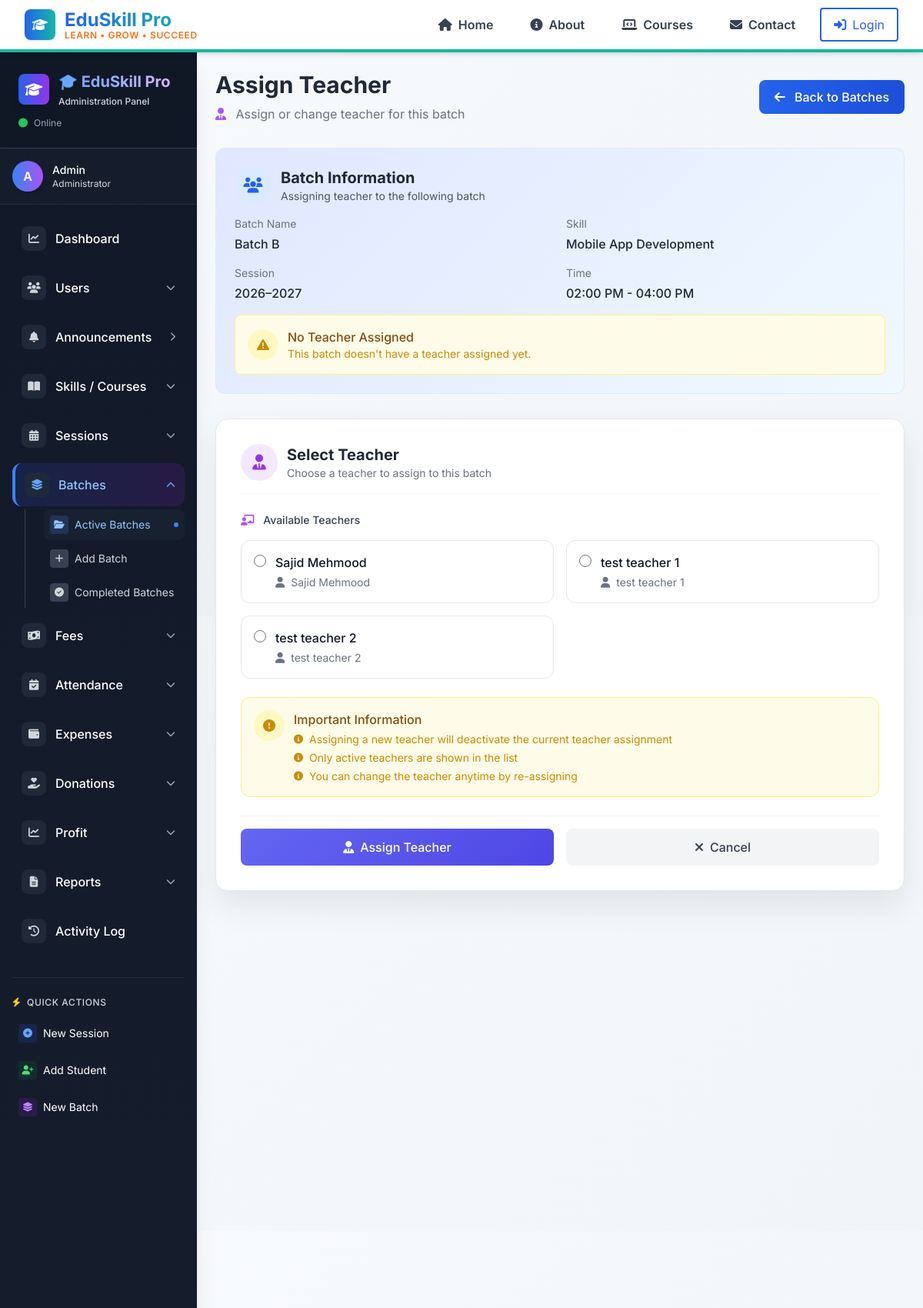
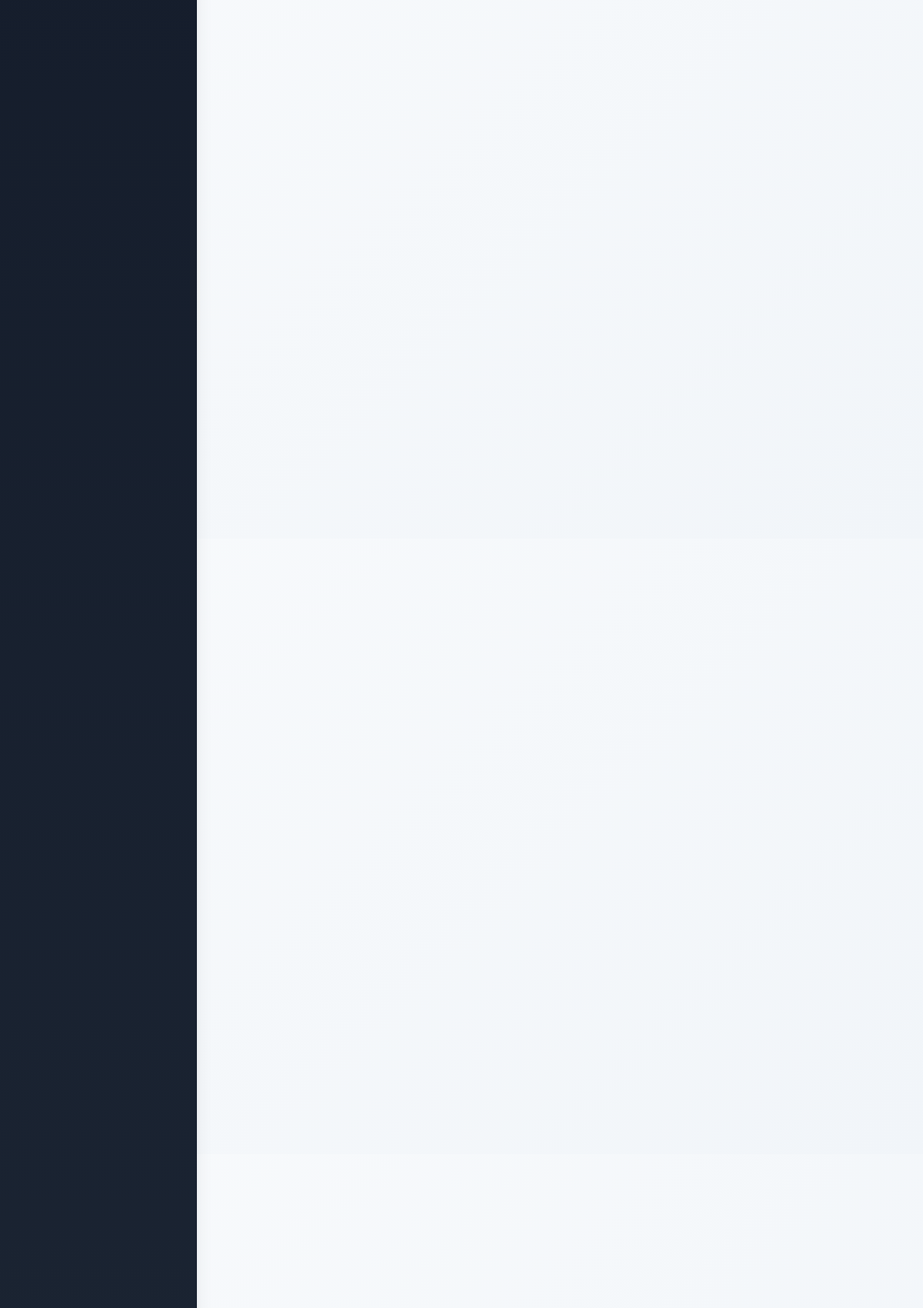
The app's page /admin/batches/assign_teacher.php?batch_id=20 (upper part) with its own data (2 pictures, top to bottom).
### tables this page shows
CREATE TABLE `batches` (
  `id` int(11) NOT NULL,
  `skill_id` int(11) DEFAULT NULL,
  `session_id` int(11) DEFAULT NULL,
  `batch_name` varchar(255) DEFAULT NULL,
  `start_time` time DEFAULT NULL,
  `end_time` time DEFAULT NULL,
  `max_students` int(11) DEFAULT NULL,
  `status` varchar(50) DEFAULT NULL,
  `created_at` timestamp NOT NULL DEFAULT current_timestamp(),
  `updated_at` timestamp NOT NULL DEFAULT current_timestamp() ON UPDATE current_timestamp()
);

CREATE TABLE `skills` (
  `id` int(11) NOT NULL,
  `skill_name` varchar(255) DEFAULT NULL,
  `duration_months` int(11) DEFAULT NULL,
  `level` varchar(50) DEFAULT NULL,
  `description` text DEFAULT NULL,
  `has_syllabus` tinyint(1) DEFAULT NULL,
  `has_practice` tinyint(1) DEFAULT NULL,
  `status` varchar(50) DEFAULT NULL,
  `created_at` datetime DEFAULT NULL,
  `updated_at` datetime DEFAULT NULL
);

CREATE TABLE `sessions` (
  `id` int(11) NOT NULL,
  `session_name` varchar(255) DEFAULT NULL,
  `status` varchar(50) DEFAULT NULL,
  `created_at` datetime DEFAULT NULL,
  `updated_at` datetime DEFAULT NULL
);

CREATE TABLE `teachers` (
  `id` int(11) NOT NULL,
  `user_id` int(11) DEFAULT NULL,
  `teacher_code` varchar(50) DEFAULT NULL,
  `name` varchar(255) DEFAULT NULL,
  `gender` varchar(20) DEFAULT NULL,
  `qualification` varchar(255) DEFAULT NULL,
  `experience_years` int(11) DEFAULT NULL,
  `phone` varchar(50) DEFAULT NULL,
  `status` varchar(50) DEFAULT NULL,
  `created_at` datetime DEFAULT NULL,
  `updated_at` datetime DEFAULT NULL
);

### admin/batches/assign_teacher.php (the view, shortened to what this page needs)
<?php
require_once __DIR__ . '/../../config/db.php';
$batch_id = intval($_GET['batch_id']);
$batch_q = mysqli_query($conn, "
    SELECT b.*, s.skill_name, se.session_name
    FROM batches b
    JOIN skills s ON b.skill_id = s.id
    JOIN sessions se ON b.session_id = se.id
    WHERE b.id = $batch_id
");
$batch = mysqli_fetch_assoc($batch_q);
$teachers = mysqli_query($conn, "
    SELECT id, name
    FROM teachers
    WHERE status = 'active'
    ORDER BY name
");
$current_teacher_q = mysqli_query($conn, "
    SELECT t.id, t.name
    FROM batch_teachers bt
    JOIN teachers t ON bt.teacher_id = t.id
    WHERE bt.batch_id = $batch_id AND bt.status = 'active'
");
$current_teacher = mysqli_fetch_assoc($current_teacher_q);
?>
<!DOCTYPE html>
<html lang="en">
<head>
    <script src="https://cdn.tailwindcss.com"></script>
    <link rel="stylesheet" href="https://cdnjs.cloudflare.com/ajax/libs/font-awesome/6.5.0/css/all.min.css">
</head>
<body class="min-h-screen">
    <?php include __DIR__ . '/../../includes/navbar.php'; ?>
    <div class="flex min-h-screen">
        <?php include __DIR__ . '/../includes/sidebar.php'; ?>
        <main class="flex-1 p-6">
            <div class="flex justify-between items-center mb-8">
                <div>
                    <h1 class="text-3xl font-bold text-gray-800">Assign Teacher</h1>
                    <p class="text-gray-500 mt-2">
                        <i class="fas fa-user-tie text-purple-500 mr-2"></i>
                        Assign or change teacher for this batch
                    </p>
                </div>
                <div>
                    <a href="batches.php"
                        class="bg-gradient-to-r from-blue-600 to-blue-700 text-white px-5 py-3 rounded-lg font-medium hover:shadow-lg transition-all duration-300">
                        <i class="fas fa-arrow-left mr-2"></i> Back to Batches
                    </a>
                </div>
            </div>
            <div class="max-w-4xl mx-auto mb-8">
                <div class="batch-info-card p-6">
                    <div class="flex items-center gap-3 mb-4">
                        <div class="w-12 h-12 bg-blue-100 rounded-full flex items-center justify-center">
                            <i class="fas fa-users text-blue-600 text-xl"></i>
                        </div>
                        <div>
                            <h2 class="text-xl font-bold text-gray-800">Batch Information</h2>
                            <p class="text-sm text-gray-600">Assigning teacher to the following batch</p>
                        </div>
                    </div>
                    <div class="grid grid-cols-1 md:grid-cols-2 gap-4">
                        <div>
                            <p class="text-sm text-gray-500 mb-1">Batch Name</p>
                            <p class="font-medium text-gray-800"><?= htmlspecialchars($batch['batch_name']) ?></p>
                        </div>
                        <div>
                            <p class="text-sm text-gray-500 mb-1">Skill</p>
                            <p class="font-medium text-gray-800"><?= htmlspecialchars($batch['skill_name']) ?></p>
                        </div>
                        <div>
                            <p class="text-sm text-gray-500 mb-1">Session</p>
                            <p class="font-medium text-gray-800"><?= htmlspecialchars($batch['session_name']) ?></p>
                        </div>
                        <div>
                            <p class="text-sm text-gray-500 mb-1">Time</p>
                            <p class="font-medium text-gray-800">
                                <?= date('h:i A', strtotime($batch['start_time'])) ?> - <?= date('h:i A', strtotime($batch['end_time'])) ?>
                            </p>
                        </div>
                    </div>
                    <?php if ($current_teacher): ?>
                        <div class="mt-4 p-4 bg-green-50 border border-green-200 rounded-lg">
                            <div class="flex items-center justify-between">
                                <div>
                                    <h4 class="font-medium text-green-800 mb-1">Currently Assigned Teacher</h4>
                                    <p class="text-green-600">
                                        <i class="fas fa-chalkboard-teacher mr-2"></i>
                                        <?= htmlspecialchars($current_teacher['name']) ?>
                                    </p>
                                    <?php if (!empty($current_teacher['name'])): ?>
                                        <p class="text-sm text-green-500 mt-1">
                                            <i class="fas fa-user mr-2"></i>
                                            <?= htmlspecialchars($current_teacher['name']) ?>
                                        </p>
                                    <?php endif; ?>
                                </div>
                                <div class="text-xs bg-green-100 text-green-800 px-3 py-1 rounded-full">
                                    Currently Assigned
                                </div>
                            </div>
                        </div>
                    <?php else: ?>
                        <div class="mt-4 p-4 bg-yellow-50 border border-yellow-200 rounded-lg">
                            <div class="flex items-center gap-3">
                                <div class="w-10 h-10 bg-yellow-100 rounded-full flex items-center justify-center">
                                    <i class="fas fa-exclamation-triangle text-yellow-600"></i>
                                </div>
                                <div>
                                    <h4 class="font-medium text-yellow-800">No Teacher Assigned</h4>
                                    <p class="text-sm text-yellow-600">This batch doesn't have a teacher assigned yet.</p>
                                </div>
                            </div>
                        </div>
                    <?php endif; ?>
                </div>
            </div>
            <div class="max-w-4xl mx-auto">
                <div class="form-card p-8">
                    <div class="flex items-center gap-3 mb-6 pb-4 border-b border-gray-100">
                        <div class="w-12 h-12 bg-purple-100 rounded-full flex items-center justify-center">
                            <i class="fas fa-user-tie text-purple-600 text-xl"></i>
                        </div>
                        <div>
                            <h2 class="text-xl font-bold text-gray-800">Select Teacher</h2>
                            <p class="text-sm text-gray-500">Choose a teacher to assign to this batch</p>
                        </div>
                    </div>
                    <form method="POST" class="space-y-6">
                        <div class="space-y-2">
                            <label class="block text-sm font-medium text-gray-700 mb-4">
                                <i class="fas fa-chalkboard-teacher text-purple-500 mr-2"></i>
                                Available Teachers
                            </label>
                            <div class="grid grid-cols-1 md:grid-cols-2 gap-4 mb-6">
                                <?php while ($t = mysqli_fetch_assoc($teachers)): ?>
                                    <label class="teacher-card p-4 cursor-pointer hover:border-purple-300">
                                        <div class="flex items-start gap-3">
                                            <div class="flex-shrink-0">
                                                <input type="radio"
                                                    name="teacher_id"
                                                    value="<?= $t['id'] ?>"
                                                    class="h-4 w-4 text-purple-600 border-gray-300 focus:ring-purple-500"
                                                    <?= $current_teacher && $current_teacher['name'] == $t['name'] ? 'checked' : '' ?>
                                                    required>
                                            </div>
                                            <div class="flex-1">
                                                <div class="flex justify-between items-start">
                                                    <h4 class="font-medium text-gray-900"><?= htmlspecialchars($t['name']) ?></h4>
                                                </div>
                                                <p class="text-sm text-gray-500 mt-1">
                                                    <i class="fas fa-user mr-1"></i>
                                                    <?= htmlspecialchars($t['name']) ?>
                                                </p>
                                            </div>
                                        </div>
                                    </label>
                                <?php endwhile; ?>
                            </div>
                        </div>
                        <div class="bg-yellow-50 border border-yellow-200 rounded-xl p-4">
                            <div class="flex items-start gap-3">
                                <div class="w-10 h-10 bg-yellow-100 rounded-full flex items-center justify-center flex-shrink-0">
                                    <i class="fas fa-exclamation-circle text-yellow-600"></i>
                                </div>
                                <div>
                                    <h4 class="font-medium text-yellow-800 mb-1">Important Information</h4>
                                    <ul class="text-sm text-yellow-600 space-y-1">
                                        <li class="flex items-center gap-2">
                                            <i class="fas fa-info-circle text-xs"></i>
                                            <span>Assigning a new teacher will deactivate the current teacher assignment</span>
                                        </li>
                                        <li class="flex items-center gap-2">
                                            <i class="fas fa-info-circle text-xs"></i>
                                            <span>Only active teachers are shown in the list</span>
                                        </li>
                                        <li class="flex items-center gap-2">
                                            <i class="fas fa-info-circle text-xs"></i>
                                            <span>You can change the teacher anytime by re-assigning</span>
                                        </li>
                                    </ul>
                                </div>
                            </div>
                        </div>
                        <div class="flex gap-4 pt-4 border-t border-gray-100">
                            <button type="submit"
                                name="assign_teacher"
                                class="flex-1 btn-primary px-6 py-3 rounded-lg font-medium flex items-center justify-center gap-2">
                                <i class="fas fa-user-tie"></i>
                                Assign Teacher
                            </button>
                            <a href="batches.php"
                                class="flex-1 bg-gray-100 text-gray-700 px-6 py-3 rounded-lg font-medium hover:bg-gray-200 transition-colors flex items-center justify-center gap-2">
                                <i class="fas fa-times"></i>
                                Cancel
                            </a>
                        </div>
                    </form>
                </div>
            </div>
        </main>
    </div>
    <?php include __DIR__ . '/../../includes/footer.php'; ?>
</body>
</html>

### admin/batches/assign_teacher.php (style rules this page uses)
:root { --primary: #6366f1; --secondary: #10b981; --accent: #f59e0b; --warning: #ef4444; --dark: #1f2937; --light: #f8fafc; }
* { font-family: 'Inter', sans-serif; }
body { background: linear-gradient(135deg, #f8fafc 0%, #f1f5f9 100%); min-height: 100vh; }
.form-card { background: white; border-radius: 16px; border: 1px solid #e5e7eb; box-shadow: 0 20px 40px rgba(0, 0, 0, 0.08); }
.btn-primary { background: linear-gradient(135deg, var(--primary) 0%, #4f46e5 100%); color: white; transition: all 0.3s ease; }
.batch-info-card { background: linear-gradient(135deg, #e0e7ff 0%, #f0f9ff 100%); border-radius: 12px; border: 1px solid #dbeafe; }
.teacher-card { background: white; border-radius: 12px; border: 1px solid #e5e7eb; transition: all 0.3s ease; }

### admin/includes/sidebar.php (style rules this page uses)
.transition-all { transition-property: all; transition-timing-function: cubic-bezier(0.4, 0, 0.2, 1); transition-duration: 200ms; }

### includes/footer.php (style rules this page uses)
:root { --footer-blue: #2C5AA0; --footer-dark-blue: #1A3D7C; --accent-teal: #2A9D8F; --accent-orange: #E76F51; --light-blue: #E8F1FF; --white: #FFFFFF; --text-light: #E8F1FF; --text-lighter: #B8D0FF; }

### records on screen
batches: batch_name "Batch B", skill.skill_name "Mobile App Development", session.session_name "2026–2027", start_time "02:00 PM", end_time "04:00 PM"
teachers: name "Sajid Mehmood"
teachers: name "test teacher 1"
teachers: name "test teacher 2"

### other values on screen
substr($current_user, 0, 1) "A"
$current_user "Admin"
$current_role "Administrator"
